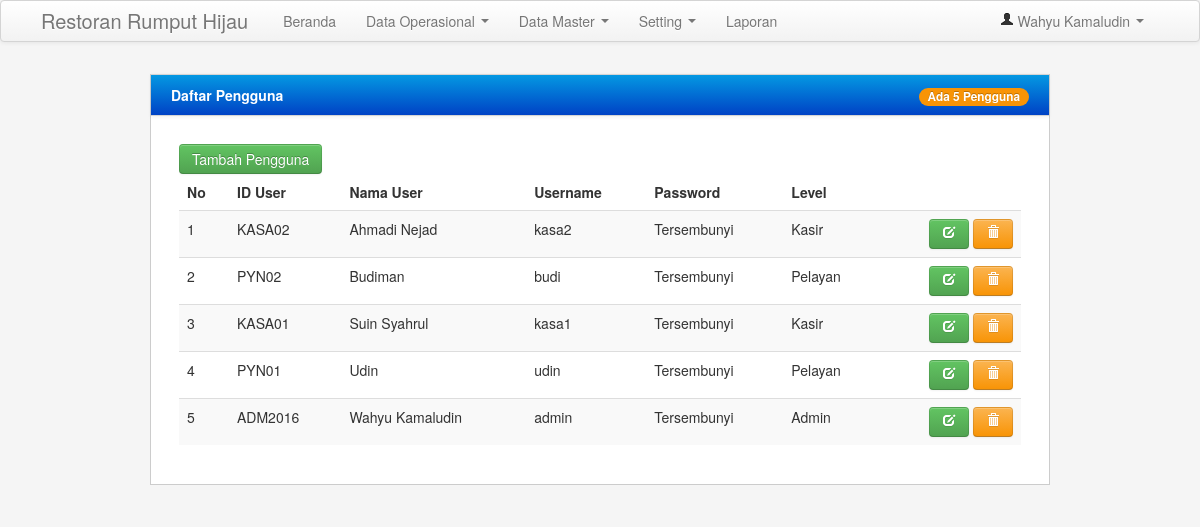
The app's page /admin/admin.php?menu=pengguna (signed in) with its own data.
### tables this page shows
CREATE TABLE IF NOT EXISTS `user` (
  `kode` varchar(8) NOT NULL,
  `nama_user` varchar(25) NOT NULL,
  `username` varchar(10) NOT NULL,
  `password` varchar(10) NOT NULL,
  `level` enum('Admin','Kasir','Pelayan') NOT NULL
);

### admin/menu/tabel admin/user_admin.php (the view, shortened to what this page needs)
<?php
$tampil=mysql_query("select count(*) as banyak_user from user ");
$data=mysql_fetch_array($tampil);
$bnykuser=$data['banyak_user'];
?>
<?php
$di=$_GET['di'];
switch($di){
	default:
?>
<div class="row-fluid">
                        <div class="block">
                            <div class="navbar navbar-inner block-header">
                                <div class="muted pull-left"><b class="a">Daftar Pengguna</b></div>
                                <div class="pull-right">
								<span class="badge badge-warning">Ada <?php echo "$bnykuser"; ?> Pengguna</span>
                                </div>
                            </div>
                            <div class="block-content collapse in">
                                <div class='row-fluid padd-bottom'>
									<div class="block-content collapse in">
									<a href="#my_modal_user" data-toggle="modal" class="btn btn-success">Tambah Pengguna</a>
										<table class="table table-striped">
											<thead>
												<tr>
													<th>No</th>
													<th>ID User</th>
													<th>Nama User</th>
													<th>Username</th>
													<th>Password</th>
													<th>Level</th>
													<th></th>
												</tr>
											</thead>
											<tbody>
												  <?php
												  $i=0;
												  $sql = mysql_query("select * from user order by nama_user asc");
												  while($dt=mysql_fetch_array($sql)){
													  $i++;
													 echo"
														<tr>
															<td>$i</td>
															<td>$dt[kode]</td>
															<td>$dt[nama_user]</td>
															<td>$dt[username]</td>
															<td>Tersembunyi</td>
															<td>$dt[level]</td>
															<td style='text-align:right'>
																<a href='#my_$dt[kode]' data-toggle='modal' class='btn btn-success' title='Edit'><i class='icon-edit icon-white'></i></a>
																<a href='#hapus_$dt[kode]' data-toggle='modal' class='btn btn-warning' title='Hapus'><i class='icon-trash icon-white'></i></a>
															</td>
														</tr>
														<div id='my_$dt[kode]' class='modal hide'>
															<div class='modal-header'>
																<button data-dismiss='modal' class='close' type='button'>&times;</button>
																<h4>$dt[nama_user]</h4>
															</div>
															<div class='modal-body'>
															<form action='?menu=pengguna&di=ubah&kode=$dt[kode]' class='form-horizontal' method='post'>
																<fieldset>
																	<div class='control-group'>
																	  <label class='control-label'>ID User </label>
																	  <div class='controls'>
																		<input type='text' name='kode' value='$dt[kode]' autofocus required>
																		<input type='hidden' name='kode2' value='$dt[kode]'>
																	  </div>
																	</div>
																	<div class='control-group'>
																	  <label class='control-label'>Nama User</label>
																	  <div class='controls'>
																		<input type='text' name='nama_user' value='$dt[nama_user]' required>
																	  </div>
																	</div>
																	<div class='control-group'>
																	  <label class='control-label'>Username</label>
																	  <div class='controls'>
																		<input type='text' name='username' value='$dt[username]' required>
																	  </div>
																	</div>
																	<div class='control-group'>
																	  <label class='control-label'>Password</label>
																	  <div class='controls'>
																		<input type='text' name='password' value='$dt[password]' required>
																	  </div>
																	</div>
																	<div class='control-group'>
																	  <label class='control-label'>Password</label>
																	  <div class='controls'>
																		<input type='radio' name='level' value='$dt[level]'";if ($dt['level']=="Admin"){ echo "checked";}echo ">Admin
																		<input type='radio' name='level' value='$dt[level]'";if ($dt['level']=="Kasir"){ echo "checked";}echo ">Kasir
																		<input type='radio' name='level' value='$dt[level]'";if ($dt['level']=="Pelayan"){ echo "checked";}echo ">Pelayan
																	  </div>
																	</div>
															</div>
															<div class='modal-footer'>
																<input type='submit' class='btn btn-primary' value='Update'>
																<a data-dismiss='modal' class='btn'>Batal</a>
															</fieldset>
															</form>
															</div>
														</div>
														<div id='hapus_$dt[kode]' class='modal hide'>
															<div class='modal-header'>
																<button data-dismiss='modal' class='close' type='button'>&times;</button>
																<h4>Peringatan</h4>
															</div>
															<div class='modal-body'>
																<p align='justify' >Anda yakin ingin menghapus <b>$dt[nama_user]</b>?</p>
															</div>
															<div class='modal-footer'>
																<a href='?menu=pengguna&di=hapus&kode=$dt[kode]' class='btn btn-warning'>Ya</a>
																<a data-dismiss='modal' class='btn'>Tidak</a>
															</div>
														</div>";
												  }
												  ?>
											</tbody>
										</table>
									</div>
                                  </div>
                            </div>
                        </div>
                    </div>
<?php
	break;
}
?>

### admin/styles.css (style rules this page uses)
body { padding-top: 0; padding-bottom: 40px; background-color: #f5f5f5; }
@media (min-width: 979px) { body { padding-top: 60px; } }
.padd-bottom { margin-bottom: 5px; }
.block { border: 1px solid #ccc; background: white; margin: 1em 0em; border-top: none; }
.block-content { margin: 1em; min-height: .25em; }
.block-header { margin-bottom: 0px; border-right: none; border-left: none; -webkit-border-radius: 0px; -moz-border-radius: 0px; border-radius: 0px; }
.block-header div { padding-top: 10px; }

### records on screen
user: kode "KASA02", nama_user "Ahmadi Nejad", username "kasa2", level "Kasir"
user: kode "PYN02", nama_user "Budiman", username "budi", level "Pelayan"
user: kode "KASA01", nama_user "Suin Syahrul", username "kasa1", level "Kasir"
user: kode "PYN01", nama_user "Udin", username "udin", level "Pelayan"
user: kode "ADM2016", nama_user "Wahyu Kamaludin", username "admin", level "Admin"

### other values on screen
$_SESSION['nama'] "Wahyu Kamaludin"
$bnykuser "5"
